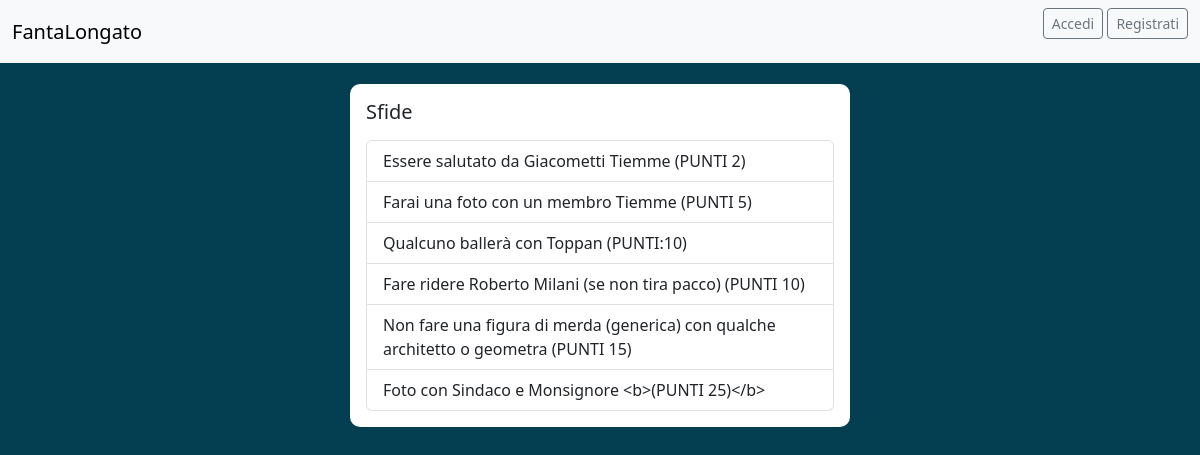
Before: /lista-sfide/ with the older database file.
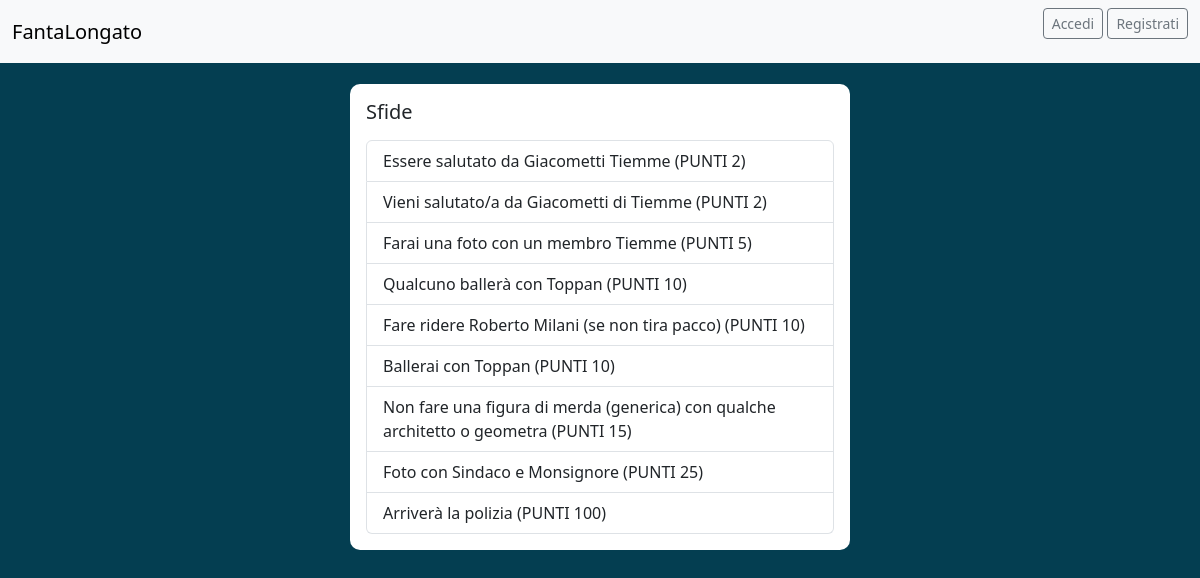
After: the same page with the newer database file.
### accounts/models.py (models this page shows, shortened)
class Sfide(models.Model):
    sfida = models.TextField(blank=True, null=True)
    punti = models.IntegerField(default='0')

### landingpage/views.py (the view)
# urls.py: path('lista-sfide/', views.ListaSfideView.as_view(), name='lista-sfide'),
class ListaSfideView(TemplateView):
    template_name = 'landingpage/lista-sfide.html'
    def get_context_data(self, **kwargs):
        context = super().get_context_data(**kwargs)
        context['sfide'] = Sfide.objects.all().order_by('punti')
        return context

### landingpage/templates/landingpage/lista-sfide.html (shortened to what this page needs)
{% block head %}
{% include "landingpage/partials/_head.html" %}
{% endblock %}
{% block header %}
{% include "landingpage/partials/_header.html" %}
{% endblock %}
<div class="container mt-4 d-flex justify-content-center">
    <div class="card p-3">
        <div class="d-flex align-items-center">
            <div class="ml-3 w-100">
                <h5 class="mb-0 mt-0">Sfide</h5>
                <ul class="list-group">
                    {% for sfida in sfide %}
                    <li class="list-group-item">{{ sfida.sfida }}</li>
                    {% endfor %}
                </ul>
            </div>
        </div>
    </div>
</div>

### landingpage/templates/landingpage/partials/_head.html (shortened to what this page needs)
{% load static %}
<link href="https://cdn.jsdelivr.net/npm/bootstrap@5.3.0-alpha3/dist/css/bootstrap.min.css" rel="stylesheet">
<link href="{% static "/css/style.css" %}" rel="stylesheet">

### landingpage/templates/landingpage/partials/_header.html
<header>
    <nav class="navbar bg-body-tertiary">
        <div class="container-fluid">
            <a class="navbar-brand" href="http://localhost:8000/">FantaLongato</a>
            <form>
                {% if user.is_authenticated %}
                    <a class="btn btn-sm btn-outline-secondary" href="{% url 'accounts:profile' %}">{{ user.username }}</a>
                    <a class="btn btn-sm btn-outline-secondary" href="{% url 'accounts:logout' %}">Esci</a>
                {% else %}
                    <a class="btn btn-sm btn-outline-secondary" href="{% url 'accounts:login' %}">Accedi</a>
                    <a class="btn btn-sm btn-outline-secondary" href="{% url 'accounts:register' %}">Registrati</a>
                {% endif %}
            </form>
        </div>
    </nav>
</header>

### landingpage/static/css/style.css (style rules this page uses)
header { position: fixed; top: 0; width: 100%; z-index: 9999; }
.card { width: 500px; border: none; border-radius: 10px; background-color: #fff; }

Changed rows visible on the page:
added Sfide: sfida "Vieni salutato/a da Giacometti di Tiemme (PUNTI 2)"
changed Sfide: sfida "Qualcuno ballerà con Toppan (PUNTI:10)" → "Qualcuno ballerà con Toppan (PUNTI 10)"
added Sfide: sfida "Ballerai con Toppan (PUNTI 10)"
changed Sfide: sfida "Foto con Sindaco e Monsignore <b>(PUNTI 25)</b>" → "Foto con Sindaco e Monsignore (PUNTI 25)"
added Sfide: sfida "Arriverà la polizia (PUNTI 100)"
